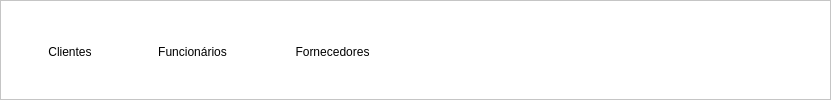
              <widget class="QFrame" name="men_interno_pessoas">
               <property name="geometry">
                <rect>
                 <x>0</x>
                 <y>21</y>
                 <width>831</width>
                 <height>100</height>
                </rect>
               </property>
               <property name="maximumSize">
                <size>
                 <width>16777215</width>
                 <height>100</height>
                </size>
               </property>
               <property name="styleSheet">
                <string notr="true">background-color: rgb(255, 255, 255);</string>
               </property>
               <property name="frameShape">
                <enum>QFrame::StyledPanel</enum>
               </property>
               <property name="frameShadow">
                <enum>QFrame::Raised</enum>
               </property>
               <widget class="QPushButton" name="bt_fornecedores">
                <property name="geometry">
                 <rect>
                  <x>270</x>
                  <y>0</y>
                  <width>125</width>
                  <height>90</height>
                 </rect>
                </property>
                <property name="minimumSize">
                 <size>
                  <width>125</width>
                  <height>90</height>
                 </size>
                </property>
                <property name="maximumSize">
                 <size>
                  <width>125</width>
                  <height>90</height>
                 </size>
                </property>
                <property name="styleSheet">
                 <string notr="true">background-color: qradialgradient(spread:pad, cx:0.5, cy:0.5, radius:0.5, fx:0.5, fy:0.5, stop:0 rgba(0, 0, 0, 0));
border:noborder;</string>
                </property>
                <property name="text">
                 <string>
Fornecedores</string>
                </property>
                <property name="icon">
                 <iconset>
                  <normaloff>Telas/Repono/Pessoas/Icones/icon_fornecedores.png</normaloff>Telas/Repono/Pessoas/Icones/icon_fornecedores.png</iconset>
                </property>
                <property name="iconSize">
                 <size>
                  <width>35</width>
                  <height>35</height>
                 </size>
                </property>
               </widget>
               <widget class="QPushButton" name="bt_cliente">
                <property name="geometry">
                 <rect>
                  <x>20</x>
                  <y>0</y>
                  <width>100</width>
                  <height>90</height>
                 </rect>
                </property>
                <property name="minimumSize">
                 <size>
                  <width>100</width>
                  <height>90</height>
                 </size>
                </property>
                <property name="maximumSize">
                 <size>
                  <width>100</width>
                  <height>90</height>
                 </size>
                </property>
                <property name="styleSheet">
                 <string notr="true">background-color: qradialgradient(spread:pad, cx:0.5, cy:0.5, radius:0.5, fx:0.5, fy:0.5, stop:0 rgba(0, 0, 0, 0));
border:noborder;</string>
                </property>
                <property name="text">
                 <string>
Clientes</string>
                </property>
                <property name="icon">
                 <iconset>
                  <normaloff>Telas/Repono/Pessoas/Icones/icon_clientes.png</normaloff>Telas/Repono/Pessoas/Icones/icon_clientes.png</iconset>
                </property>
                <property name="iconSize">
                 <size>
                  <width>35</width>
                  <height>35</height>
                 </size>
                </property>
                <property name="checkable">
                 <bool>false</bool>
                </property>
               </widget>
               <widget class="QPushButton" name="bt_funcionarios">
                <property name="geometry">
                 <rect>
                  <x>130</x>
                  <y>0</y>
                  <width>125</width>
                  <height>90</height>
                 </rect>
                </property>
                <property name="minimumSize">
                 <size>
                  <width>125</width>
                  <height>90</height>
                 </size>
                </property>
                <property name="maximumSize">
                 <size>
                  <width>125</width>
                  <height>90</height>
                 </size>
                </property>
                <property name="styleSheet">
                 <string notr="true">background-color: qradialgradient(spread:pad, cx:0.5, cy:0.5, radius:0.5, fx:0.5, fy:0.5, stop:0 rgba(0, 0, 0, 0));
border:noborder;</string>
                </property>
                <property name="text">
                 <string>
Funcionários</string>
                </property>
                <property name="icon">
                 <iconset>
                  <normaloff>Telas/Repono/Pessoas/Icones/icon_funcionarios.png</normaloff>Telas/Repono/Pessoas/Icones/icon_funcionarios.png</iconset>
                </property>
                <property name="iconSize">
                 <size>
                  <width>35</width>
                  <height>35</height>
                 </size>
                </property>
               </widget>
               <widget class="QLabel" name="icon_cliente">
                <property name="geometry">
                 <rect>
                  <x>60</x>
                  <y>10</y>
                  <width>30</width>
                  <height>30</height>
                 </rect>
                </property>
                <property name="minimumSize">
                 <size>
                  <width>30</width>
                  <height>30</height>
                 </size>
                </property>
                <property name="maximumSize">
                 <size>
                  <width>44</width>
                  <height>44</height>
                 </size>
                </property>
                <property name="styleSheet">
                 <string notr="true">background-color: qradialgradient(spread:pad, cx:0.5, cy:0.5, radius:0.5, fx:0.5, fy:0.5, stop:0 rgba(0, 0, 0, 0));
border:noborder;</string>
                </property>
                <property name="text">
                 <string/>
                </property>
                <property name="pixmap">
                 <pixmap>Pessoas/PNG/icon_clientes.png</pixmap>
                </property>
                <property name="scaledContents">
                 <bool>true</bool>
                </property>
               </widget>
               <widget class="QLabel" name="icon_funcionarios">
                <property name="geometry">
                 <rect>
                  <x>180</x>
                  <y>10</y>
                  <width>32</width>
                  <height>32</height>
                 </rect>
                </property>
                <property name="minimumSize">
                 <size>
                  <width>30</width>
                  <height>30</height>
                 </size>
                </property>
                <property name="maximumSize">
                 <size>
                  <width>44</width>
                  <height>44</height>
                 </size>
                </property>
                <property name="text">
                 <string/>
                </property>
                <property name="pixmap">
                 <pixmap>Pessoas/PNG/icon_funcionarios.png</pixmap>
                </property>
                <property name="scaledContents">
                 <bool>true</bool>
                </property>
               </widget>
               <widget class="QLabel" name="icon_fornecedores">
                <property name="geometry">
                 <rect>
                  <x>310</x>
                  <y>10</y>
                  <width>30</width>
                  <height>30</height>
                 </rect>
                </property>
                <property name="minimumSize">
                 <size>
                  <width>30</width>
                  <height>30</height>
                 </size>
                </property>
                <property name="maximumSize">
                 <size>
                  <width>40</width>
                  <height>40</height>
                 </size>
                </property>
                <property name="styleSheet">
                 <string notr="true">background-color: qradialgradient(spread:pad, cx:0.5, cy:0.5, radius:0.5, fx:0.5, fy:0.5, stop:0 rgba(0, 0, 0, 0));
border:noborder;</string>
                </property>
                <property name="text">
                 <string/>
                </property>
                <property name="pixmap">
                 <pixmap>Pessoas/PNG/icon_fornecedores.png</pixmap>
                </property>
                <property name="scaledContents">
                 <bool>true</bool>
                </property>
               </widget>
               <zorder>icon_funcionarios</zorder>
               <zorder>bt_funcionarios</zorder>
               <zorder>icon_fornecedores</zorder>
               <zorder>icon_cliente</zorder>
               <zorder>bt_fornecedores</zorder>
               <zorder>bt_cliente</zorder>
              </widget>
